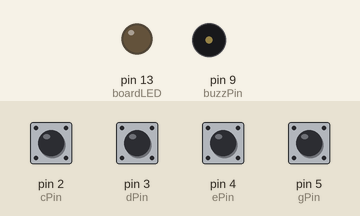
This sketch was run on a simulated Arduino Uno, built with avr-gcc and run on an emulated ATmega328P. Shown: output pins drawn as LEDs (lit = HIGH), buzzer (waves = sounding). The test bench sets the inputs (shaded band); at power-on: pin 2 (cPin), pin 3 (dPin), pin 4 (ePin), pin 5 (gPin) HIGH. What the sketch prints to the serial monitor is not drawn.

Above: at 1.2 s.
1.3 s: pin 5 (gPin) pulled LOW for 0.15 s
At 1.37 s:
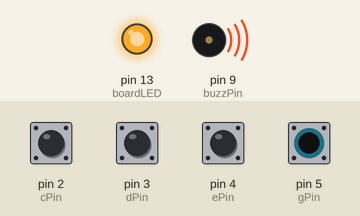
Timing chart, 0 to 4.3 s (numbered marks = the images above; inputs shaded):
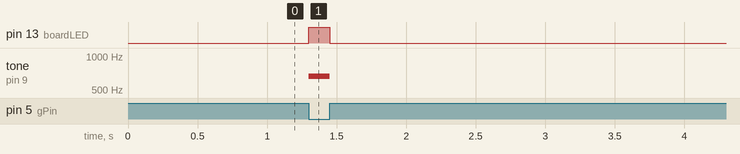

Measured:
- after the input at 1.3 s, pin 13 (boardLED): LOW → HIGH at once, → LOW 0.15 s later; tone on pin 9 (buzzPin): silent → 659 Hz at once, → silent 0.15 s later

The sketch:

SimplePanio.ino
```cpp
/*
  Simple 4 button Panio
  To learn more about this project, read the readME.adoc
*/

//Header
//Define
#define Key_C 440 // 440Hz
#define Key_D 494 // 493.883Hz
#define Key_E 554 // 554.365Hz
#define Key_G 659 // 659.255Hz
//Variables
int buzzPin = 9;
int cPin = 2;
int dPin = 3;
int ePin = 4;
int gPin = 5;
boolean _bActiveLow = true;
int bVal;
int dT = 200;
int boardLED = LED_BUILTIN;
//Function
boolean isPressed(int btnPin){
  int btnVal = digitalRead(btnPin);
  if(_bActiveLow && btnVal == LOW){
    digitalWrite(boardLED, HIGH);
    return true;
  }
  return false;
}

void setup() {
  // put your setup code here, to run once:
  Serial.begin(115200);
  while(!Serial){
    ;
  }
  pinMode(buzzPin, OUTPUT);
  pinMode(cPin, INPUT_PULLUP);
  pinMode(dPin, INPUT_PULLUP);
  pinMode(ePin, INPUT_PULLUP);
  pinMode(gPin, INPUT_PULLUP);
  pinMode(boardLED, OUTPUT);

}

void loop() {
  // put your main code here, to run repeatedly:
  bVal = digitalRead(gPin);
  Serial.println(bVal);
  if(isPressed(cPin)){
    tone(buzzPin, Key_C);
  } else if(isPressed(dPin)){
    tone(buzzPin, Key_D);
  } else if (isPressed(ePin)){
    tone(buzzPin, Key_E);
  } else if (isPressed(gPin)){
    tone(buzzPin, Key_G);
  } else {
    noTone(buzzPin);
    digitalWrite(boardLED, LOW);
  }

}
```
